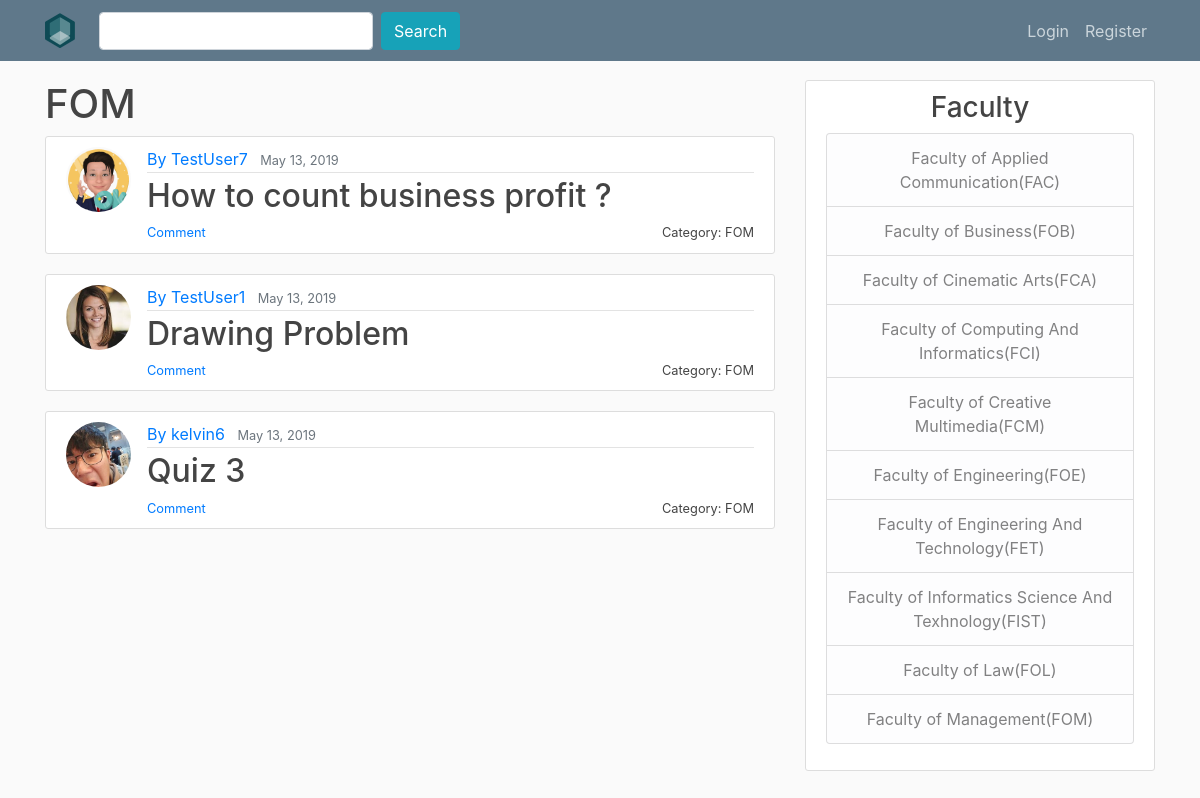
The app's page /category/fom/ with its own data.
### QnA/models.py (models this page shows, shortened)
class category (models.Model):
    category = models.CharField(max_length=100)
    slug = models.SlugField(max_length=100,unique=True)
    def get_absolute_url(self):
        return reverse('category',args=[self.slug])
    def __str__(self):
        return self.category

class question (models.Model):
    title = models.CharField(max_length=100) #use charfield to limit user input
    liked_by = models.ManyToManyField(User,related_name='liked_by_question',blank = True)
    like = models.IntegerField(default=0)
    content = models.TextField() #use TextField if there is no limit for the content
    image = models.ImageField(upload_to="image",blank=True)
    date_published = models.DateTimeField(default=timezone.now) #auto-select the current time
    category = models.ForeignKey(category,on_delete=models.CASCADE)
    author = models.ForeignKey(User, on_delete=models.CASCADE) #if the user is deleted the question will be deleted

### users/models.py (models this page shows, shortened)
class Profile(models.Model):
    user = models.OneToOneField(User, on_delete=models.CASCADE)
    image = models.ImageField(default="default.png", upload_to="profile_pics")

### QnA/views.py (the view)
# urls.py: path("category/<slug:slug>/",QuestionCategory.as_view(),name="category"),
class QuestionCategory(ListView):
    model = question
    template_name='QnA/category.html'
    def get_queryset(self):
        self.Category = get_object_or_404(category,slug=self.kwargs['slug'])
        return question.objects.filter(category=self.Category)
    def get_context_data(self,**kwargs):
        context = super(QuestionCategory,self).get_context_data(**kwargs)
        context['category']= self.Category
        return context

### QnA/templates/QnA/category.html (shortened to what this page needs)
{% extends "QnA/base.html" %}
{% load crispy_forms_tags %}
{% block content %}
    <h1>{{ category.category }}</h1>
	{% for question in question_list %}
		<article class="media content-section">
		  <img class="rounded-circle article-img" src="{{ question.author.profile.image.url }}">
		  <div class="media-body">
		    <div class="article-metadata">
		      <a class="mr-2" href="{% url 'user-profile' question.author.username %}" >By {{ question.author }}</a>
		      <small class="text-muted">{{ question.date_published|date:"F d, Y" }}</small>
		    </div>
				<h2><a class="article-title" style="display : inline" href="{% url 'question-detail' question.pk %}" >{{ question.title }}</a></h2>
				<a href="{{ question.category.get_absolute_url}}"><small class="article-title" style="float: right" >Category: {{ question.category }}</small></a>
                <small class="article-title" style="float: left" ><a href="{% url 'question-detail' question.pk %}">Comment</a></small>
		  </div>
		</article>
	{% endfor %}
{% endblock %}

### QnA/static/QnA/base.css (style rules this page uses)
body { background: #fafafa; color: #333333; margin-top: 5rem; }
h1, h2, h3, h4, h5, h6 { color: #444444; }
.content-section { background: #ffffff; padding: 10px 20px; border: 1px solid #dddddd; border-radius: 3px; margin-bottom: 20px; }
.article-title { color: #444444; }
.article-img { height: 65px; width: 65px; margin-right: 16px; }
.article-metadata { padding-bottom: 1px; margin-bottom: 4px; border-bottom: 1px solid #e3e3e3 }

### records on screen
category: category "FOM"
question: author.profile.image (picture), author "TestUser7", date_published "May 13, 2019", title "How to count business profit ?", category "FOM"
question: author.profile.image (picture), author "TestUser1", date_published "May 13, 2019", title "Drawing Problem", category "FOM"
question: author.profile.image (picture), author "kelvin6", date_published "May 13, 2019", title "Quiz 3", category "FOM"
